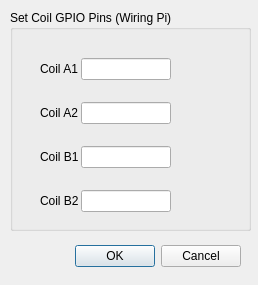
<?xml version="1.0" encoding="UTF-8"?>
<ui version="4.0">
 <class>CoilDialog</class>
 <widget class="QDialog" name="CoilDialog">
  <property name="geometry">
   <rect>
    <x>0</x>
    <y>0</y>
    <width>258</width>
    <height>285</height>
   </rect>
  </property>
  <property name="windowTitle">
   <string>Coil Settings</string>
  </property>
  <property name="windowIcon">
   <iconset resource="Resources/Resources.qrc">
    <normaloff>:/Images/Icons/glossy-3d-blue-orbs2-022.ico</normaloff>:/Images/Icons/glossy-3d-blue-orbs2-022.ico</iconset>
  </property>
  <property name="modal">
   <bool>true</bool>
  </property>
  <widget class="QDialogButtonBox" name="buttonBox">
   <property name="geometry">
    <rect>
     <x>30</x>
     <y>240</y>
     <width>211</width>
     <height>32</height>
    </rect>
   </property>
   <property name="orientation">
    <enum>Qt::Horizontal</enum>
   </property>
   <property name="standardButtons">
    <set>QDialogButtonBox::Cancel|QDialogButtonBox::Ok</set>
   </property>
  </widget>
  <widget class="QGroupBox" name="groupBox">
   <property name="geometry">
    <rect>
     <x>10</x>
     <y>10</y>
     <width>241</width>
     <height>221</height>
    </rect>
   </property>
   <property name="title">
    <string>Set Coil GPIO Pins (Wiring Pi)</string>
   </property>
   <widget class="QWidget" name="gridLayoutWidget">
    <property name="geometry">
     <rect>
      <x>30</x>
      <y>30</y>
      <width>131</width>
      <height>191</height>
     </rect>
    </property>
    <layout class="QGridLayout" name="gridLayout">
     <property name="horizontalSpacing">
      <number>2</number>
     </property>
     <property name="verticalSpacing">
      <number>4</number>
     </property>
     <item row="3" column="0">
      <widget class="QLabel" name="label_4">
       <property name="text">
        <string>Coil B2</string>
       </property>
      </widget>
     </item>
     <item row="0" column="0">
      <widget class="QLabel" name="label">
       <property name="text">
        <string>Coil A1</string>
       </property>
      </widget>
     </item>
     <item row="1" column="0">
      <widget class="QLabel" name="label_2">
       <property name="text">
        <string>Coil A2</string>
       </property>
      </widget>
     </item>
     <item row="2" column="0">
      <widget class="QLabel" name="label_3">
       <property name="text">
        <string>Coil B1</string>
       </property>
      </widget>
     </item>
     <item row="0" column="1">
      <widget class="QLineEdit" name="lineEdit"/>
     </item>
     <item row="1" column="1">
      <widget class="QLineEdit" name="lineEdit_2"/>
     </item>
     <item row="2" column="1">
      <widget class="QLineEdit" name="lineEdit_3"/>
     </item>
     <item row="3" column="1">
      <widget class="QLineEdit" name="lineEdit_4"/>
     </item>
    </layout>
   </widget>
  </widget>
  <zorder>groupBox</zorder>
  <zorder>buttonBox</zorder>
 </widget>
 <resources>
  <include location="Resources/Resources.qrc"/>
 </resources>
 <connections>
  <connection>
   <sender>buttonBox</sender>
   <signal>accepted()</signal>
   <receiver>CoilDialog</receiver>
   <slot>accept()</slot>
   <hints>
    <hint type="sourcelabel">
     <x>248</x>
     <y>254</y>
    </hint>
    <hint type="destinationlabel">
     <x>157</x>
     <y>274</y>
    </hint>
   </hints>
  </connection>
  <connection>
   <sender>buttonBox</sender>
   <signal>rejected()</signal>
   <receiver>CoilDialog</receiver>
   <slot>reject()</slot>
   <hints>
    <hint type="sourcelabel">
     <x>316</x>
     <y>260</y>
    </hint>
    <hint type="destinationlabel">
     <x>286</x>
     <y>274</y>
    </hint>
   </hints>
  </connection>
 </connections>
</ui>
